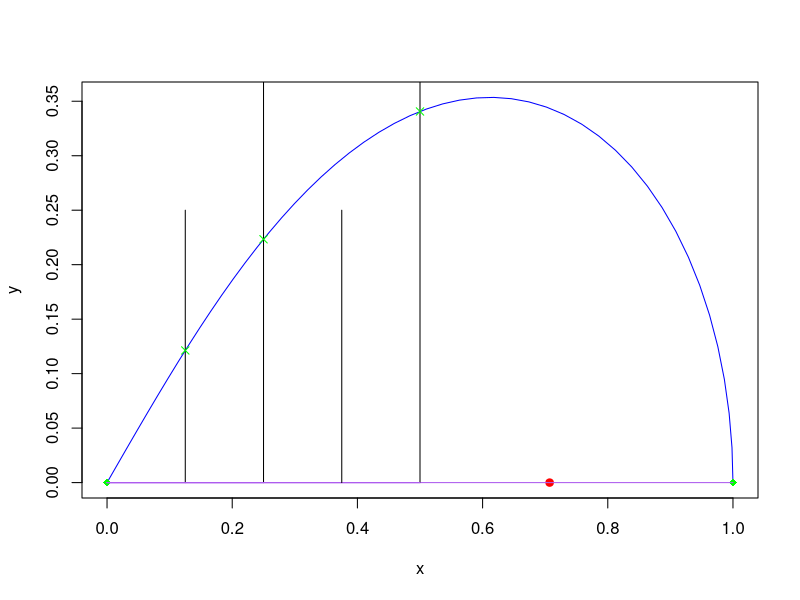

Generate this figure with R: (Note: a time limit stopped this script after it produced the figure.)
#FunciÃ³n que dibuja una lemniscata en funciÃ³n del ancho de su hoja
dibujarLemniscata <- function(){
  
  #Calculamos las coordenadas de los puntos de la lemniscata para dibujarlos despuÃ©s
  t <- seq(0, pi/2, length=50) #ParÃ¡metro t de la curva
  x <- (cos(t))/(1+sin(t)^2)  #Coordenadas x de la curva
  y <- x*sin(t) #Coordenadas y de la curva
  
  #Calculamos los focos para pintarlos despuÃ©s
  foco1 = c(-1/sqrt(2), 0) #Foco izquierdo
  foco2 = c(1/sqrt(2), 0) #Foco derecho
  
  #Dibujamos la lemniscata
  plot(x, y, type='l', col='blue')
  #Dibujamos sus focos
  points(foco1[1], foco1[2], type='b', pch=19, col='red')
  points(foco2[1], foco2[2], type='b', pch=19, col='red')
  
}#end dibujarLemniscata


#FunciÃ³n que dibuja un punto
dibujarPuntoTriangulacion <- function(punto){
  points(punto[1], punto[2], type='o', pch=18, col='green')
}#fin dibujarPuntoTriangulacion

#FunciÃ³n que dibuja un punto
dibujarPunto <- function(punto){
  points(punto[1], punto[2], type='o', pch=4, col='green')
}#fin dibujarPuntoTriangulacion

#FunciÃ³n que dibuja un segmento dados dos puntos
dibujarSegmento <- function(punto1, punto2){
  segments(punto1[1], punto1[2], punto2[1], punto2[2], col="#AE5CEE")
}#fin dibujarSegmento

#FunciÃ³n que dibuja una linea dado un vector y un punto
dibujarLinea <- function(punto, vector){
  x <- seq(0, 1, length=10)
  a <- punto[1] + vector[1]*x
  y <- seq(0, 1, length=10)
  b <- punto[2] + vector[2]*y
  lines(a, b, type='l')
}

#FunciÃ³n que calcula el mÃ³dulo de un vector
modulo <- function(vector){
  module <- sqrt(vector[1]^2 + vector[2]^2)
  return(module)
}#fin dibujarLemniscata


#FunciÃ³n que calcula la mediatriz de un segmento dados dos puntos
calcularMediatriz <- function(punto1, punto2){
  mediatriz <- (1/2)*c(punto1[1]+punto2[1], punto1[2]+punto2[2])
}#fin calcularMediatriz


#FunciÃ³n que calcula el vector de la bisectriz de un segmento dados dos puntos
calcularVectorDirector <- function(punto1, punto2){
  #Calculamos el vector director del segmento
  vector <- calcularVector(punto1, punto2)
  
  #Calculamos el perpendicular
  vectorDirector <- c(-vector[2], vector[1])
}#fin calcularVectorDirector


#FunciÃ³n que calcula un vector dados dos puntos
calcularVector <- function(punto1, punto2){
  vector <- c(punto2[1]-punto1[1], punto2[2]-punto1[2])
}

#FunciÃ³n que calcula la desviaciÃ³n de un punto a la lemniscata
calcularError <- function(punto, foco1, foco2, d){
  vectorPF1 <- calcularVector(punto, foco1)
  vectorPF2 <- calcularVector(punto, foco2)
  
  mod1 <- modulo(vectorPF1)
  mod2 <- modulo(vectorPF2)
  
  error <- abs(d^2 - mod1*mod2)
  error
}#fin calcularError


#FunciÃ³n que aproxima la coordY dada una x y un vector paralelo al eje Y
buscarCoordY <- function(punto, vector, foco1, foco2, errorAproximacion){
  
  d <- 1/sqrt(2)
  error <- 1
  
  
  abajo <- 0
  arriba <- 1
  
  coordX <- punto[1]
  
  foco1 <- c(-1/sqrt(2), 0)
  foco2 <- c(1/sqrt(2), 0)
  
  while(error > errorAproximacion){
    medio <- (abajo+arriba)/2
    
    puntoArriba <- c(coordX, arriba)
    puntoAbajo <- c(coordX, abajo)
    puntoMedio <- c(coordX, medio)
    
    errorArriba <- calcularError(puntoArriba, foco1, foco2, d)
    errorAbajo <- calcularError(puntoAbajo, foco1, foco2, d)
    errorMedio <- calcularError(puntoMedio, foco1, foco2, d)
    
    if(errorArriba <= errorAbajo){
      abajo <- medio
      if(errorArriba <= errorMedio){
        error <- errorArriba
      }else{
        error <- errorMedio
      }
    }else{
      arriba <- medio
      if(errorAbajo <= errorMedio){
        error <- errorAbajo
      }else{
        error <- errorMedio
      }
    }
    print(error)
  }
  medio
}#fin buscarCoordY


#FunciÃ³n que aproxima el punto de intersecciÃ³n de la lemniscata con la bisectriz de un segmento
calcularSigPunto <- function(punto1, punto2){
  
  #Primero calculamos la recta bisectriz del segmento punto1 punto2 
  mediatriz <- calcularMediatriz(punto1, punto2) #Calculamos mediatriz
  vectorDirector <- calcularVectorDirector(punto1, punto2) #Calculamos el vector director de la bisectriz
  dibujarLinea(mediatriz, vectorDirector) #Dibujamos la bisectriz
  
  #Ahora calculamos los focos de la lemniscata
  foco1 = c(-1/sqrt(2), 0) #Foco izquierdo
  foco2 = c(1/sqrt(2), 0) #Foco derecho
  
  #Definimos el error de aproximaciÃ³n que aceptamos en la bÃºsqueda de la intersecciÃ³n
  errorAproximacion = 0.00001
  
  #Hay dos casos extremos en los que la bisectriz puede ser paralela al eje x o al eje y
  if(vectorDirector[1] == 0){ # El vector es paralelo al eje y
    coordY <- buscarCoordY(mediatriz, vectorDirector, foco1, foco2, errorAproximacion)
    sigPunto <- c(mediatriz[1], coordY)
    print("Pinto")
    dibujarPunto(sigPunto)
  }else if(vectorDirector[2] == 0){ #El vector es paralelo al eje x
    print("NO")
  }else{ #El vector no es paralelo a ningÃºn eje
    print("NO")
  }
}#fin calcularSigPunto




#FunciÃ³n recursiva que triagula la lemniscata con d=1/sqrt(2)
calcularAreaLemniscata <- function(profundidadMaxima, profundidadActual, puntoIzq, puntoDer, area){
  
  print(area)
  
  #Primero dibujamos el segmento que une los dos puntos de este paso de recursiÃ³n
  dibujarSegmento(puntoIzq, puntoDer)
  
  print(paste0("Profundidad actual: ", profundidadActual))
  
  if(profundidadActual < profundidadMaxima){ #Comprobamos si hemos llegado a la profundidad buscada
  
    #Calculamos el siguiente punto de triangulaciÃ³n
    puntoTriangulacion <- calcularSigPunto(puntoIzq, puntoDer)
    #puntoTriangulacion <- calcularPuntoTriangulacion()
    mediatriz <- calcularMediatriz(puntoIzq, puntoDer)
    area <- area + 1
    
    #Calculamos la siguiente profundidad
    sigProfundidad = profundidadActual+1
    print("A la izquierda")
    area <- calcularAreaLemniscata(profundidadMaxima, sigProfundidad, puntoIzq, mediatriz, area) #Parte Izquierda
    print("A la derecha")
    area <- calcularAreaLemniscata(profundidadMaxima, sigProfundidad, mediatriz, puntoDer, area) #Parte Derecha
    
  }else{
    
    area <- area+1
    print("Llego al fondo y subimos de profundidad")
  }
  
  area
}#fin calcularAreaLemniscata


#FunciÃ³n main que contiene todo el proceso de resoluciÃ³n
main <- function(){
  #Definimos la "profundidad" del algoritmo de triangulaciÃ³n
  profundidadMaxima = 3;
  profundidadInicial = 0;
  
  #Dibujamos la lemniscata
  dibujarLemniscata()
  
  #Puntos iniciales del algoritmo
  origen <- c(0,0)
  t <- 0
  extremoDerLemniscata <- c(cos(t)/(1+sin(t)^2),cos(t)*sin(t)/(1+sin(t)^2)) #Coordenadas y de la curva)
  
  #Los dibujamos
  dibujarPuntoTriangulacion(origen)
  dibujarPuntoTriangulacion(extremoDerLemniscata)
  
  #Calculamos el Ã¡rea
  print(calcularAreaLemniscata(profundidadMaxima, 0, origen, extremoDerLemniscata, 0))

}#fin main


#Lanzamos el programa
#FunciÃ³n que aproxima el punto de intersecciÃ³n de la lemniscata con la bisectriz de un segmento
main()
